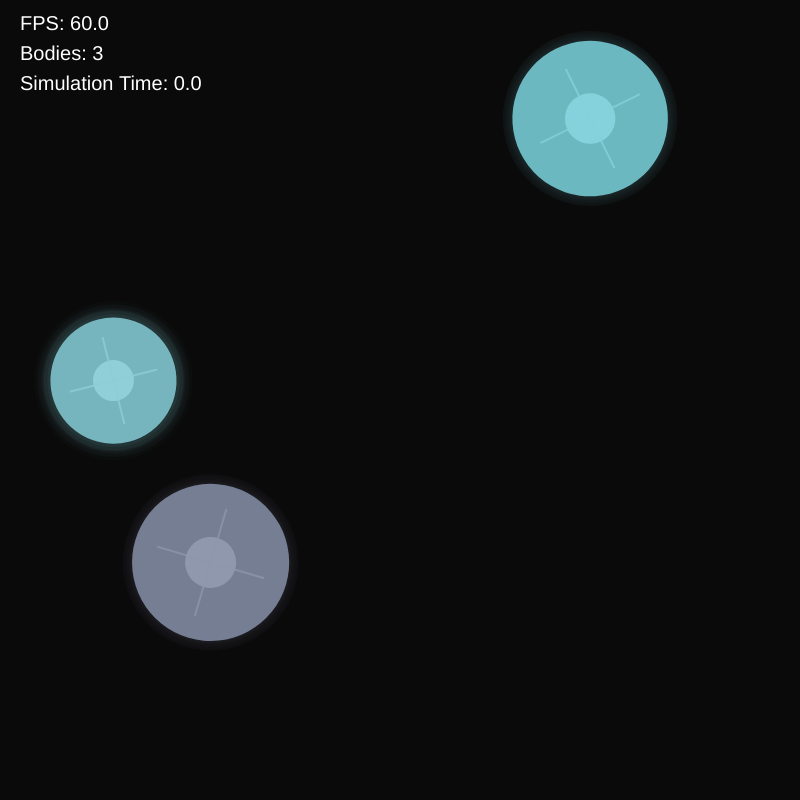
Frame 1 (no input)
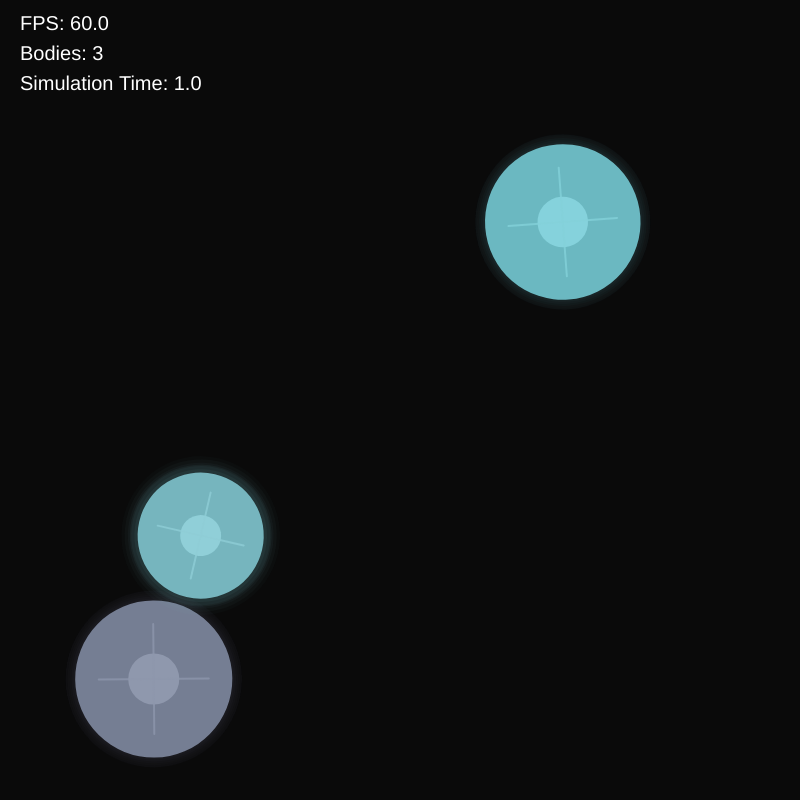
Frame 60 (no input)
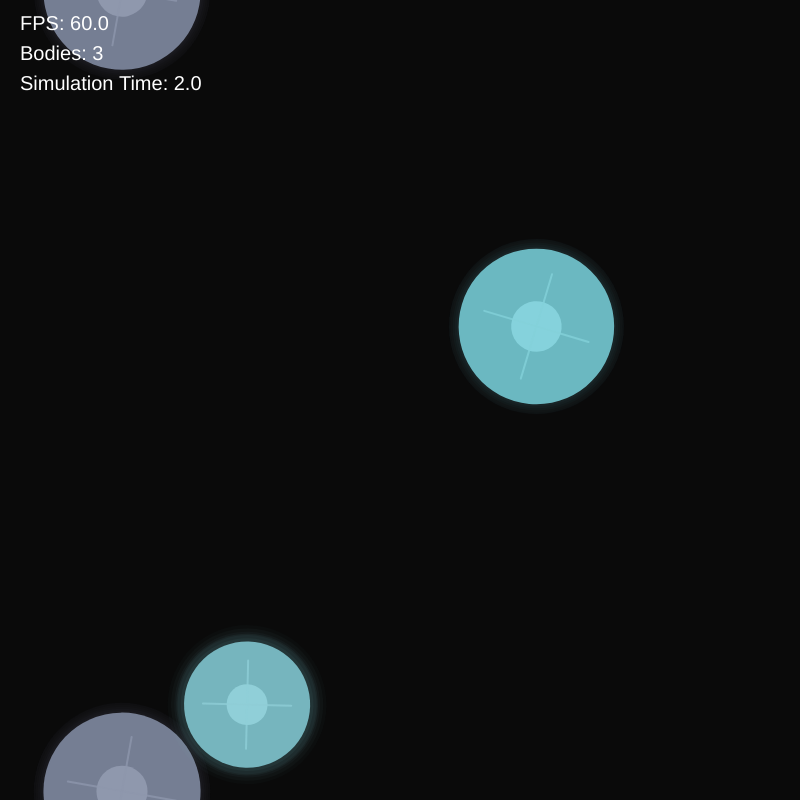
Frame 120 (the mouse pressed at the canvas centre since frame 60)

The p5.js sketch that drew these frames (run headless with seeded random() and noise() and a simulated clock; from frame 60 on, the mouse is pressed at the canvas centre):

// p5.js sketch
// ── sketch.js
const CANVAS_WIDTH = 800;
const CANVAS_HEIGHT = 800;

const WRAP_BUFFER = 5;

const NUM_BODIES = 3;

const MIN_RADIUS = 50;
const MAX_RADIUS = 90;

const MAX_BODIES = 360;
const MAX_COLLISION_CHECKS_PER_FRAME = 18000;
const MAX_FRACTURES_PER_FRAME = 2;

let checkedCollisionPairs = new Set();

const SPATIAL_CELL_SIZE = MAX_RADIUS * 2.5;

let spatialGrid = new Map();
let collisionChecksThisFrame = 0;
let fracturesThisFrame = 0;

const MIN_VELOCITY = -200;
const MAX_VELOCITY = 200;

const GRAVITY_STRENGTH = 300;
const SOFTENING = 20;

const USE_BARNES_HUT_GRAVITY = true;

// Lower = more accurate, slower.
// Higher = faster, more approximate.
const BARNES_HUT_THETA = 0.45;

const BARNES_HUT_MAX_DEPTH = 12;
const BARNES_HUT_MIN_NODE_SIZE = 2;

let gravityTree = null;

const ELASTICITY = 0.55;
const FRICTION = 0.95;
const ANGULAR_DAMPING = 0.999;

const COLLISION_ITERATIONS = 4;

// Fracture settings
// Material binding settings
// Higher = bodies are harder to fracture.
// Lower = bodies fracture more easily.
const MATERIAL_BINDING_STRENGTH = 2000;
const FRACTURE_FRAGMENT_EFFICIENCY = 0.5;
const MAX_FRACTURE_SEARCH_COUNT = 20;
const FRAGMENT_PLACEMENT_ATTEMPTS_PER_FRAGMENT = 45;
const FRACTURE_SIZE_FALLOFF = 1.0;
const MIN_FRAGMENT_SIZE_WEIGHT = 0.25;
const MAX_FRAGMENT_SIZE_WEIGHT = 2;

const LOCAL_FRACTURE_CURVE_RESOLUTION = 32;
const LOCAL_FRACTURE_MAX_NORMALIZED_IMPACT = 2.0;

let localFractureDamageSamples = [];

const VARIABLE_FRAGMENT_LAYOUT_ATTEMPTS = 5;

const NEAR_FRAGMENT_ANGLE_SPREAD = Math.PI * 0.15;
const FAR_FRAGMENT_ANGLE_SPREAD = Math.PI * 0.85;

// Converts lost/untracked fracture mass into stored heat.
// Higher = hotter fractures / stronger bloom response.
const LOST_MASS_TO_HEAT = 200;

// How fracture heat is distributed.
const FRACTURE_HEAT_TO_FRAGMENTS = 0.85;
const FRACTURE_HEAT_TO_ORIGINAL = 0.15;

// Heat visual contribution.
const HEAT_VISUAL_WEIGHT = 1.0;

// Keeps this percent of heat per second.
// Lower = heat fades faster.
const HEAT_DECAY_PER_SECOND = 0.7;

const MIN_FRAGMENTS = 1;
const MAX_FRAGMENTS = 18;

const MIN_FRAGMENT_RADIUS = 1;

// Local fracture model.
// Higher = smaller impacts can break off more material.
const LOCAL_FRACTURE_FALLOFF = 2.0;

// Minimum local damage needed before a visible chip can happen.
const MIN_LOCAL_DAMAGE_TO_FRACTURE = 0.001;

// Only this percent of the local impact energy transfers into fragment velocity.
// The rest is treated as dissipated heat/deformation/cracking.
const FRACTURE_ENERGY_TRANSFER_PERCENT = 0.01;

// Prevent the original body from being reduced to nothing.
const MIN_REMAINING_BODY_RADIUS = MIN_FRAGMENT_RADIUS * 2;

const MIN_MASS_LOSS_PERCENT = 0.1;
const MAX_MASS_LOSS_PERCENT = 0.9;

const MAX_FRACTURE_SEVERITY = 6;

// Visual energy / bloom settings
const VISUAL_ENERGY_SCALE = 12000000;
const LOG_VISUAL_ENERGY_SCALE = Math.log(1 + VISUAL_ENERGY_SCALE);

// Weight order:
// 1. linear velocity = strongest
// 2. angular velocity = strong
// 3. nearby gravity bodies = weak
const LINEAR_VISUAL_WEIGHT = 1.0;
const ANGULAR_VISUAL_WEIGHT = 0.85;
const GRAVITY_NEIGHBOR_VISUAL_WEIGHT = 0.5;

// How close another body must be to contribute noticeably to glow
const GRAVITY_NEIGHBOR_VISUAL_RANGE = MAX_RADIUS * 2.1;

// Bloom rendering
const BLOOM_LAYERS = 5;
const MIN_BLOOM_ALPHA = 0;
const MAX_BLOOM_ALPHA = 25;

const MIN_BLOOM_EXTRA_RADIUS = 2;
const MAX_BLOOM_EXTRA_RADIUS = 20;

// Smaller bodies with equal energy glow more intensely and farther
const SMALL_BODY_BLOOM_INTENSITY_BOOST = 1.05;
const SMALL_BODY_BLOOM_RADIUS_BOOST = 1.1;

// Large bodies still glow, but more subtly
const LARGE_BODY_BLOOM_INTENSITY_MULT = 0.15;
const LARGE_BODY_BLOOM_RADIUS_MULT = 0.25;

let bodies = [];
let pendingFragments = [];

const MAX_SIMULATION_TIME = 30; // seconds
let simulatedTime = 0;

function setup() {
  pixelDensity(1);
  createCanvas(CANVAS_WIDTH, CANVAS_HEIGHT);

  buildLocalFractureCurveSamples();

  for (let i = 0; i < NUM_BODIES; i++) {
    bodies.push(new GravityBody());
  }
}

function resetSimulation() {
  simulatedTime = 0;
  bodies = [];
  pendingFragments = [];

  for (let i = 0; i < NUM_BODIES; i++) {
    bodies.push(new GravityBody());
  }
}

function draw() {
  background(10);

  let t = Math.min(deltaTime / 1000, 0.033);
  simulatedTime += t;
  if (simulatedTime > MAX_SIMULATION_TIME) resetSimulation();
  pendingFragments = [];

  for (let i = 0; i < bodies.length; i++) {
    bodies[i].resetAcceleration();
  }

  if (USE_BARNES_HUT_GRAVITY) {
    buildGravityTree();

    for (let i = 0; i < bodies.length; i++) {
      applyBarnesHutGravity(bodies[i], gravityTree);
    }
  } else {
    for (let i = 0; i < bodies.length; i++) {
      for (let j = i + 1; j < bodies.length; j++) {
        applyGravity(bodies[i], bodies[j]);
      }
    }
  }

  for (let i = 0; i < bodies.length; i++) {
    bodies[i].update(t);
  }

  collisionChecksThisFrame = 0;
  fracturesThisFrame = 0;

  buildSpatialGrid();

  for (let iter = 0; iter < COLLISION_ITERATIONS; iter++) {
    solveSpatialCollisions();
  }

  for (let i = 0; i < pendingFragments.length; i++) {
    bodies.push(pendingFragments[i]);
  }

  for (let i = 0; i < bodies.length; i++) {
    bodies[i].cacheBloomData();
    bodies[i].draw();
  }

  fill(255);
  noStroke();
  textSize(20);
  text("FPS: " + frameRate().toFixed(1), 20, 30);

  fill(255);
  noStroke();
  textSize(20);
  text("Bodies: " + bodies.length, 20, 60);

  fill(255);
  noStroke();
  textSize(20);
  text("Simulation Time: " + simulatedTime.toFixed(1), 20, 90);
}

function buildLocalFractureCurveSamples() {
  localFractureDamageSamples = [];

  for (let i = 0; i < LOCAL_FRACTURE_CURVE_RESOLUTION; i++) {
    let percent = i / (LOCAL_FRACTURE_CURVE_RESOLUTION - 1);

    let normalizedImpact = percent * LOCAL_FRACTURE_MAX_NORMALIZED_IMPACT;

    let localDamage = 1 - Math.exp(-LOCAL_FRACTURE_FALLOFF * normalizedImpact);

    localDamage = constrain(localDamage, 0, 1);

    localFractureDamageSamples.push(localDamage);
  }
}

function sampleLocalFractureDamage(normalizedImpact) {
  if (normalizedImpact <= 0) {
    return 0;
  }

  normalizedImpact = constrain(
    normalizedImpact,
    0,
    LOCAL_FRACTURE_MAX_NORMALIZED_IMPACT,
  );

  let percent = normalizedImpact / LOCAL_FRACTURE_MAX_NORMALIZED_IMPACT;

  let index = round(percent * (LOCAL_FRACTURE_CURVE_RESOLUTION - 1));

  return localFractureDamageSamples[index];
}

function getSampledNormalizedImpactForDamage(requiredDamage) {
  requiredDamage = constrain(requiredDamage, 0, 1);

  for (let i = 0; i < localFractureDamageSamples.length; i++) {
    if (localFractureDamageSamples[i] >= requiredDamage) {
      let percent = i / (LOCAL_FRACTURE_CURVE_RESOLUTION - 1);
      return percent * LOCAL_FRACTURE_MAX_NORMALIZED_IMPACT;
    }
  }

  return Infinity;
}

function buildSpatialGrid() {
  spatialGrid.clear();

  for (let i = 0; i < bodies.length; i++) {
    let body = bodies[i];

    let cellX = floor(wrapX(body.x) / SPATIAL_CELL_SIZE);
    let cellY = floor(wrapY(body.y) / SPATIAL_CELL_SIZE);

    cellX = constrain(cellX, 0, GRID_COLS - 1);
    cellY = constrain(cellY, 0, GRID_ROWS - 1);

    let key = getCellKey(cellX, cellY);

    if (!spatialGrid.has(key)) {
      spatialGrid.set(key, []);
    }

    spatialGrid.get(key).push(i);
  }
}

function solveSpatialCollisions() {
  checkedCollisionPairs.clear();

  for (let i = 0; i < bodies.length; i++) {
    let a = bodies[i];

    let cellX = floor(wrapX(a.x) / SPATIAL_CELL_SIZE);
    let cellY = floor(wrapY(a.y) / SPATIAL_CELL_SIZE);

    cellX = constrain(cellX, 0, GRID_COLS - 1);
    cellY = constrain(cellY, 0, GRID_ROWS - 1);

    for (let ox = -1; ox <= 1; ox++) {
      for (let oy = -1; oy <= 1; oy++) {
        let neighborX = wrapCell(cellX + ox, GRID_COLS);
        let neighborY = wrapCell(cellY + oy, GRID_ROWS);

        let key = getCellKey(neighborX, neighborY);
        let cellBodies = spatialGrid.get(key);

        if (!cellBodies) {
          continue;
        }

        for (let c = 0; c < cellBodies.length; c++) {
          let j = cellBodies[c];

          if (j <= i) {
            continue;
          }

          let pairKey = i * MAX_BODIES + j;

          if (checkedCollisionPairs.has(pairKey)) {
            continue;
          }

          checkedCollisionPairs.add(pairKey);

          collideBodies(bodies[i], bodies[j]);

          collisionChecksThisFrame++;

          if (collisionChecksThisFrame >= MAX_COLLISION_CHECKS_PER_FRAME) {
            return;
          }
        }
      }
    }
  }
}

function applyGravity(a, b) {
  let dx = shortestDeltaAxis(a.x, b.x, CANVAS_WIDTH);
  let dy = shortestDeltaAxis(a.y, b.y, CANVAS_HEIGHT);

  let distanceSq = dx * dx + dy * dy + SOFTENING;
  let distance = sqrt(distanceSq);

  let dirX = dx / distance;
  let dirY = dy / distance;

  let accelA = (GRAVITY_STRENGTH * b.mass) / distanceSq;
  let accelB = (GRAVITY_STRENGTH * a.mass) / distanceSq;

  a.xAccel += dirX * accelA;
  a.yAccel += dirY * accelA;

  b.xAccel -= dirX * accelB;
  b.yAccel -= dirY * accelB;

  accumulateVisualGravityInfluence(a, b, distanceSq);
}

function accumulateVisualGravityInfluence(a, b, distanceSq) {
  let rangeSq = GRAVITY_NEIGHBOR_VISUAL_RANGE * GRAVITY_NEIGHBOR_VISUAL_RANGE;

  if (distanceSq > rangeSq) {
    return;
  }

  let closeness = 1 - distanceSq / rangeSq;
  closeness = constrain(closeness, 0, 1);

  // Count nearby bodies lightly, but weight closer/more massive bodies slightly more.
  a.nearbyGravityInfluence += closeness * b.mass;
  b.nearbyGravityInfluence += closeness * a.mass;
}

function collideBodies(a, b) {
  let dx = shortestDeltaAxis(a.x, b.x, CANVAS_WIDTH);
  let dy = shortestDeltaAxis(a.y, b.y, CANVAS_HEIGHT);

  let minDistance = a.radius + b.radius;
  let minDistanceSq = minDistance * minDistance;

  let distanceSq = dx * dx + dy * dy;

  if (distanceSq >= minDistanceSq) {
    return;
  }

  let distance = sqrt(distanceSq);

  if (distance === 0) {
    distance = 0.01;
    dx = 0.01;
    dy = 0;
  }

  let nx = dx / distance;
  let ny = dy / distance;

  // B's nearest connected copy relative to A.
  let bLocalX = a.x + dx;
  let bLocalY = a.y + dy;

  let contactAX = a.x + nx * a.radius;
  let contactAY = a.y + ny * a.radius;

  let contactBX = bLocalX - nx * b.radius;
  let contactBY = bLocalY - ny * b.radius;

  let contactX = (contactAX + contactBX) * 0.5;
  let contactY = (contactAY + contactBY) * 0.5;

  let overlap = minDistance - distance;
  let totalMass = a.mass + b.mass;

  a.x -= nx * overlap * (b.mass / totalMass);
  a.y -= ny * overlap * (b.mass / totalMass);

  b.x += nx * overlap * (a.mass / totalMass);
  b.y += ny * overlap * (a.mass / totalMass);

  let raX = contactX - a.x;
  let raY = contactY - a.y;

  let rbX = contactX - b.x;
  let rbY = contactY - b.y;

  let va = a.getVelocityAtPoint(contactX, contactY);
  let vb = b.getVelocityAtPoint(contactX, contactY);

  let rvx = vb.x - va.x;
  let rvy = vb.y - va.y;

  let velocityAlongNormal = rvx * nx + rvy * ny;
  let impactSpeed = max(0, -velocityAlongNormal);

  let reducedMass = (a.mass * b.mass) / (a.mass + b.mass);
  let impactEnergy = 0.5 * reducedMass * impactSpeed * impactSpeed;

  if (impactEnergy >= a.minFractureImpactEnergy) {
    tryFracture(a, impactEnergy, contactX, contactY, -nx, -ny);
  }

  if (impactEnergy >= b.minFractureImpactEnergy) {
    tryFracture(b, impactEnergy, contactX, contactY, nx, ny);
  }

  if (velocityAlongNormal > 0) {
    return;
  }

  let raCrossN = cross2D(raX, raY, nx, ny);
  let rbCrossN = cross2D(rbX, rbY, nx, ny);

  let invMassSum =
    a.invMass +
    b.invMass +
    raCrossN * raCrossN * a.invInertia +
    rbCrossN * rbCrossN * b.invInertia;

  let normalImpulseMag = (-(1 + ELASTICITY) * velocityAlongNormal) / invMassSum;

  let impulseX = normalImpulseMag * nx;
  let impulseY = normalImpulseMag * ny;

  a.applyImpulse(-impulseX, -impulseY, contactX, contactY);
  b.applyImpulse(impulseX, impulseY, contactX, contactY);

  va = a.getVelocityAtPoint(contactX, contactY);
  vb = b.getVelocityAtPoint(contactX, contactY);

  rvx = vb.x - va.x;
  rvy = vb.y - va.y;

  let tangentX = rvx - (rvx * nx + rvy * ny) * nx;
  let tangentY = rvy - (rvx * nx + rvy * ny) * ny;

  let tangentLength = sqrt(tangentX * tangentX + tangentY * tangentY);

  if (tangentLength > 0.0001) {
    tangentX /= tangentLength;
    tangentY /= tangentLength;

    let raCrossT = cross2D(raX, raY, tangentX, tangentY);
    let rbCrossT = cross2D(rbX, rbY, tangentX, tangentY);

    let tangentInvMassSum =
      a.invMass +
      b.invMass +
      raCrossT * raCrossT * a.invInertia +
      rbCrossT * rbCrossT * b.invInertia;

    let tangentVelocity = rvx * tangentX + rvy * tangentY;

    let tangentImpulseMag = -tangentVelocity / tangentInvMassSum;

    let maxFrictionImpulse = normalImpulseMag * FRICTION;

    tangentImpulseMag = constrain(
      tangentImpulseMag,
      -maxFrictionImpulse,
      maxFrictionImpulse,
    );

    let frictionImpulseX = tangentImpulseMag * tangentX;
    let frictionImpulseY = tangentImpulseMag * tangentY;

    a.applyImpulse(-frictionImpulseX, -frictionImpulseY, contactX, contactY);
    b.applyImpulse(frictionImpulseX, frictionImpulseY, contactX, contactY);
  }
}

function tryFracture(body, impactEnergy, contactX, contactY, normalX, normalY) {
  if (impactEnergy < body.minFractureImpactEnergy) {
    return;
  }
  if (body.fractureCooldown > 0) {
    return;
  }

  if (body.radius <= MIN_REMAINING_BODY_RADIUS) {
    return;
  }

  if (fracturesThisFrame >= MAX_FRACTURES_PER_FRAME) {
    return;
  }

  if (bodies.length + pendingFragments.length >= MAX_BODIES) {
    return;
  }

  let localFracture = getLocalFractureFromImpact(body, impactEnergy);

  if (localFracture === null) {
    return;
  }

  let originalX = body.x;
  let originalY = body.y;
  let originalRadius = body.radius;
  let originalMass = body.mass;

  let removedMass = localFracture.removedMass;
  let desiredVisibleFragmentMass = localFracture.visibleFragmentMass;

  let remainingMass = originalMass - removedMass;
  let remainingRadius = massToRadius(remainingMass);

  let hitDx = shortestDeltaAxis(originalX, contactX, CANVAS_WIDTH);
  let hitDy = shortestDeltaAxis(originalY, contactY, CANVAS_HEIGHT);
  let hitAngle = atan2(hitDy, hitDx);

  let centerShift = originalRadius - remainingRadius;
  let newBodyX = originalX - cos(hitAngle) * centerShift;
  let newBodyY = originalY - sin(hitAngle) * centerShift;

  let padding = 1;

  let baseFractureCount = getFractureCountFromRadius(originalRadius);

  // Low-energy chips should usually start with fewer fragments.
  // High-energy impacts can start with more.
  let energyFragmentBoost = floor(
    lerp(0, MAX_FRAGMENTS, localFracture.localDamage),
  );

  baseFractureCount = constrain(
    baseFractureCount + energyFragmentBoost,
    MIN_FRAGMENTS,
    MAX_FRAGMENTS,
  );

  let bestResult = null;

  for (
    let count = baseFractureCount;
    count <= MAX_FRACTURE_SEARCH_COUNT;
    count++
  ) {
    let layout = buildVariableFragmentLayout(
      originalX,
      originalY,
      originalRadius,
      newBodyX,
      newBodyY,
      remainingRadius,
      desiredVisibleFragmentMass,
      count,
      hitAngle,
      contactX,
      contactY,
      padding,
    );

    if (layout !== null) {
      bestResult = layout;
      break;
    }
  }

  if (bestResult === null) {
    for (
      let count = baseFractureCount;
      count <= MAX_FRACTURE_SEARCH_COUNT;
      count++
    ) {
      for (let scale = 0.95; scale >= 0.1; scale -= 0.05) {
        let testVisibleMass = desiredVisibleFragmentMass * scale;

        let layout = buildVariableFragmentLayout(
          originalX,
          originalY,
          originalRadius,
          newBodyX,
          newBodyY,
          remainingRadius,
          testVisibleMass,
          count,
          hitAngle,
          contactX,
          contactY,
          padding,
        );

        if (layout !== null) {
          bestResult = layout;
          break;
        }
      }

      if (bestResult !== null) {
        break;
      }
    }
  }

  if (bestResult === null) {
    return;
  }

  let createdFragments = [];
  let placedFragmentMass = 0;

  for (let i = 0; i < bestResult.fragments.length; i++) {
    let data = bestResult.fragments[i];

    let angle = atan2(data.y - originalY, data.x - originalX);

    let tangentX = -sin(angle);
    let tangentY = cos(angle);

    let contactVelocity = body.getVelocityAtPoint(contactX, contactY);

    let baseBurstSpeed = random(20, 80);
    let baseTangentSpeed = random(-40, 40);

    let fragmentXVel =
      contactVelocity.x +
      cos(angle) * baseBurstSpeed +
      tangentX * baseTangentSpeed;

    let fragmentYVel =
      contactVelocity.y +
      sin(angle) * baseBurstSpeed +
      tangentY * baseTangentSpeed;

    let fragment = new GravityBody(
      data.x,
      data.y,
      data.radius,
      fragmentXVel,
      fragmentYVel,
    );

    fragment.r = body.r;
    fragment.g = body.g;
    fragment.b = body.b;

    fragment.angularVel = body.angularVel + random(-3, 3);
    fragment.fractureCooldown = 0.25;

    fragment.fractureDirX = cos(angle);
    fragment.fractureDirY = sin(angle);
    fragment.fractureTangentX = tangentX;
    fragment.fractureTangentY = tangentY;

    createdFragments.push(fragment);
    placedFragmentMass += data.mass;
  }

  if (placedFragmentMass <= 0 || createdFragments.length <= 0) {
    return;
  }

  // This is the removed mass that did not become visible fragments.
  let extraRemovedMass = max(0, removedMass - placedFragmentMass);

  // Lost mass becomes heat instead of extra velocity/spin.
  let fractureHeat = extraRemovedMass * LOST_MASS_TO_HEAT;

  let originalHeat = fractureHeat * FRACTURE_HEAT_TO_ORIGINAL;
  let fragmentHeat = fractureHeat * FRACTURE_HEAT_TO_FRAGMENTS;

  body.heatEnergy += originalHeat;

  let heatPerFragment = fragmentHeat / createdFragments.length;

  for (let i = 0; i < createdFragments.length; i++) {
    let fragment = createdFragments[i];

    fragment.heatEnergy += heatPerFragment;

    delete fragment.fractureDirX;
    delete fragment.fractureDirY;
    delete fragment.fractureTangentX;
    delete fragment.fractureTangentY;

    if (bodies.length + pendingFragments.length >= MAX_BODIES) {
      break;
    }

    pendingFragments.push(fragment);
  }

  fracturesThisFrame++;

  body.mass = remainingMass;
  body.radius = remainingRadius;

  body.x = newBodyX;
  body.y = newBodyY;

  body.refreshPhysicsValues();

  body.fractureCooldown = 0.15;

  // Recoil on original body.
  let recoilStrength = removedMass / body.mass;

  body.xVel -= normalX * recoilStrength * 20;
  body.yVel -= normalY * recoilStrength * 20;

  let rx = contactX - body.x;
  let ry = contactY - body.y;

  let recoilImpulseX = -normalX * removedMass * 0.02;
  let recoilImpulseY = -normalY * removedMass * 0.02;

  body.angularVel +=
    cross2D(rx, ry, recoilImpulseX, recoilImpulseY) * body.invInertia;
}

function buildVariableFragmentLayout(
  originalX,
  originalY,
  originalRadius,
  newBodyX,
  newBodyY,
  remainingRadius,
  visibleFragmentMass,
  fragmentCount,
  hitAngle,
  contactX,
  contactY,
  padding,
) {
  let fragmentSpecs = createExponentialFragmentSpecs(
    visibleFragmentMass,
    fragmentCount,
  );

  if (fragmentSpecs.length <= 0) {
    return null;
  }

  for (
    let layoutAttempt = 0;
    layoutAttempt < VARIABLE_FRAGMENT_LAYOUT_ATTEMPTS;
    layoutAttempt++
  ) {
    let fragments = [];
    let failed = false;

    for (let i = 0; i < fragmentSpecs.length; i++) {
      let spec = fragmentSpecs[i];

      let position = findPositionForVariableFragment(
        originalX,
        originalY,
        originalRadius,
        newBodyX,
        newBodyY,
        remainingRadius,
        spec.radius,
        i,
        fragmentSpecs.length,
        hitAngle,
        contactX,
        contactY,
        fragments,
        padding,
      );

      if (position === null) {
        failed = true;
        break;
      }

      fragments.push({
        x: position.x,
        y: position.y,
        mass: spec.mass,
        radius: spec.radius,
      });
    }

    if (!failed && fragments.length === fragmentSpecs.length) {
      return {
        fragments: fragments,
        visibleMass: visibleFragmentMass,
      };
    }
  }

  return null;
}

function createExponentialFragmentSpecs(totalVisibleMass, fragmentCount) {
  let specs = [];
  let weights = [];
  let totalWeight = 0;

  for (let i = 0; i < fragmentCount; i++) {
    let distancePercent = fragmentCount === 1 ? 0 : i / (fragmentCount - 1);

    // High near impact point, low farther away.
    let energyPercent = Math.exp(-FRACTURE_SIZE_FALLOFF * distancePercent);

    // High energy = smaller fragment.
    // Low energy = larger fragment.
    let sizeWeight = lerp(
      MIN_FRAGMENT_SIZE_WEIGHT,
      MAX_FRAGMENT_SIZE_WEIGHT,
      1 - energyPercent,
    );

    sizeWeight *= random(0.85, 1.15);

    weights.push(sizeWeight);
    totalWeight += sizeWeight;
  }

  for (let i = 0; i < fragmentCount; i++) {
    let mass = totalVisibleMass * (weights[i] / totalWeight);
    let radius = massToRadius(mass);

    if (radius < MIN_FRAGMENT_RADIUS) {
      return [];
    }

    specs.push({
      mass: mass,
      radius: radius,
    });
  }

  // Important:
  // First fragment is smallest and placed closest to impact.
  // Later fragments are larger and placed farther away.
  specs.sort((a, b) => a.radius - b.radius);

  return specs;
}

function findPositionForVariableFragment(
  originalX,
  originalY,
  originalRadius,
  newBodyX,
  newBodyY,
  remainingRadius,
  fragmentRadius,
  fragmentIndex,
  fragmentCount,
  hitAngle,
  contactX,
  contactY,
  existingFragments,
  padding,
) {
  let distancePercent =
    fragmentCount === 1 ? 0 : fragmentIndex / (fragmentCount - 1);

  let angleSpread = lerp(
    NEAR_FRAGMENT_ANGLE_SPREAD,
    FAR_FRAGMENT_ANGLE_SPREAD,
    distancePercent,
  );

  for (
    let attempt = 0;
    attempt < FRAGMENT_PLACEMENT_ATTEMPTS_PER_FRAGMENT;
    attempt++
  ) {
    let angle = hitAngle + random(-angleSpread, angleSpread);

    // Near-impact fragments stay close to the outer collision point.
    // Farther/larger fragments are allowed deeper and wider inside the chipped region.
    let maxDist = originalRadius - fragmentRadius - padding;

    let shellDepth = originalRadius * lerp(0.08, 0.45, distancePercent);

    let minDist = max(0, maxDist - shellDepth);

    let dist = random(minDist, maxDist);

    let x = originalX + cos(angle) * dist;
    let y = originalY + sin(angle) * dist;

    if (
      canPlaceVariableFragment(
        x,
        y,
        fragmentRadius,
        originalX,
        originalY,
        originalRadius,
        newBodyX,
        newBodyY,
        remainingRadius,
        existingFragments,
        padding,
      )
    ) {
      return { x: x, y: y };
    }
  }

  return null;
}

function canPlaceVariableFragment(
  x,
  y,
  fragmentRadius,
  originalX,
  originalY,
  originalRadius,
  newBodyX,
  newBodyY,
  remainingRadius,
  existingFragments,
  padding,
) {
  let dxOld = x - originalX;
  let dyOld = y - originalY;
  let distOld = sqrt(dxOld * dxOld + dyOld * dyOld);

  if (distOld + fragmentRadius + padding > originalRadius) {
    return false;
  }

  let dxNew = x - newBodyX;
  let dyNew = y - newBodyY;
  let distNew = sqrt(dxNew * dxNew + dyNew * dyNew);

  if (distNew < remainingRadius + fragmentRadius + padding) {
    return false;
  }

  for (let i = 0; i < existingFragments.length; i++) {
    let other = existingFragments[i];

    let dx = x - other.x;
    let dy = y - other.y;
    let dist = sqrt(dx * dx + dy * dy);

    if (dist < fragmentRadius + other.radius + padding) {
      return false;
    }
  }

  return true;
}
function getFractureCountFromRadius(radius) {
  let radiusPercent = (radius - MIN_RADIUS) / (MAX_RADIUS - MIN_RADIUS);
  radiusPercent = constrain(radiusPercent, 0, 1);

  // Larger radius = fewer fragments.
  return floor(lerp(MAX_FRAGMENTS, MIN_FRAGMENTS, radiusPercent));
}

function getBindingEnergy(radius, mass) {
  return MATERIAL_BINDING_STRENGTH * mass * radius;
}
function getLocalFractureFromImpact(body, impactEnergy) {
  if (impactEnergy < body.minFractureImpactEnergy) {
    return null;
  }

  let fullBindingEnergy = getBindingEnergy(body.radius, body.mass);

  if (fullBindingEnergy <= 0) {
    return null;
  }

  let normalizedImpact = impactEnergy / fullBindingEnergy;

  // Cached curve lookup instead of Math.exp per collision.
  let localDamage = sampleLocalFractureDamage(normalizedImpact);

  if (localDamage < MIN_LOCAL_DAMAGE_TO_FRACTURE) {
    return null;
  }

  let minRemainingMass = radiusToMass(MIN_REMAINING_BODY_RADIUS);
  let maxRemovableMass = body.mass - minRemainingMass;

  if (maxRemovableMass <= 0) {
    return null;
  }

  let removedMassPercent = MAX_MASS_LOSS_PERCENT * localDamage;

  let removedMass = body.mass * removedMassPercent;
  removedMass = min(removedMass, maxRemovableMass);

  let visibleFragmentMass = removedMass * FRACTURE_FRAGMENT_EFFICIENCY;

  if (visibleFragmentMass < radiusToMass(MIN_FRAGMENT_RADIUS)) {
    return null;
  }

  let transferredEnergy =
    impactEnergy * localDamage * FRACTURE_ENERGY_TRANSFER_PERCENT;

  return {
    localDamage: localDamage,
    removedMass: removedMass,
    visibleFragmentMass: visibleFragmentMass,
    transferredEnergy: transferredEnergy,
  };
}

function getMinimumFractureImpactEnergy(body) {
  let fullBindingEnergy = getBindingEnergy(body.radius, body.mass);

  if (fullBindingEnergy <= 0) {
    return Infinity;
  }

  let minVisibleFragmentMass = radiusToMass(MIN_FRAGMENT_RADIUS);

  let maxPossibleVisibleMass =
    body.mass * MAX_MASS_LOSS_PERCENT * FRACTURE_FRAGMENT_EFFICIENCY;

  if (maxPossibleVisibleMass <= 0) {
    return Infinity;
  }

  let damageFromLocalThreshold = MIN_LOCAL_DAMAGE_TO_FRACTURE;

  let damageFromVisibleFragment =
    minVisibleFragmentMass / maxPossibleVisibleMass;

  let requiredDamage = max(damageFromLocalThreshold, damageFromVisibleFragment);

  if (requiredDamage >= 1) {
    return Infinity;
  }

  let requiredNormalizedImpact =
    getSampledNormalizedImpactForDamage(requiredDamage);

  if (requiredNormalizedImpact === Infinity) {
    return Infinity;
  }

  return requiredNormalizedImpact * fullBindingEnergy;
}

const GRID_COLS = Math.ceil(CANVAS_WIDTH / SPATIAL_CELL_SIZE);
const GRID_ROWS = Math.ceil(CANVAS_HEIGHT / SPATIAL_CELL_SIZE);

function wrapCell(value, max) {
  return mod(value, max);
}

function getCellKey(cellX, cellY) {
  return cellY * GRID_COLS + cellX;
}

function radiusToMass(radius) {
  // 2D area-based mass.
  // PI is omitted because it cancels out when converting back.
  return radius * radius;
}

function massToRadius(mass) {
  return sqrt(max(0, mass));
}

function cross2D(ax, ay, bx, by) {
  return ax * by - ay * bx;
}
function mod(value, size) {
  return ((value % size) + size) % size;
}

function wrapX(x) {
  return mod(x, CANVAS_WIDTH);
}

function wrapY(y) {
  return mod(y, CANVAS_HEIGHT);
}

function shortestDeltaAxis(from, to, size) {
  return mod(to - from + size * 0.5, size) - size * 0.5;
}

function getToroidalDistanceSq(ax, ay, bx, by) {
  let dx = shortestDeltaAxis(ax, bx, CANVAS_WIDTH);
  let dy = shortestDeltaAxis(ay, by, CANVAS_HEIGHT);
  return dx * dx + dy * dy;
}

function getRadiusPercent(radius) {
  let percent = (radius - MIN_RADIUS) / (MAX_RADIUS - MIN_RADIUS);
  return constrain(percent, 0, 1);
}

function getSmallBodyBloomIntensityBoost(radius) {
  let smallness = 1 - getRadiusPercent(radius);
  return lerp(
    LARGE_BODY_BLOOM_INTENSITY_MULT,
    SMALL_BODY_BLOOM_INTENSITY_BOOST,
    smallness,
  );
}

function getSmallBodyBloomRadiusBoost(radius) {
  let smallness = 1 - getRadiusPercent(radius);
  return lerp(
    LARGE_BODY_BLOOM_RADIUS_MULT,
    SMALL_BODY_BLOOM_RADIUS_BOOST,
    smallness,
  );
}

function getBodyVisualEnergy01(body) {
  let speedSq = body.xVel * body.xVel + body.yVel * body.yVel;

  let linearEnergy = 0.5 * body.mass * speedSq;
  let angularEnergy = 0.5 * body.inertia * body.angularVel * body.angularVel;

  let gravityNeighborEnergy =
    body.nearbyGravityInfluence * GRAVITY_NEIGHBOR_VISUAL_WEIGHT;

  let heatEnergy = body.heatEnergy * HEAT_VISUAL_WEIGHT;

  let weightedEnergy =
    linearEnergy * LINEAR_VISUAL_WEIGHT +
    angularEnergy * ANGULAR_VISUAL_WEIGHT +
    gravityNeighborEnergy +
    heatEnergy;

  let energy01 = Math.log(1 + weightedEnergy) / LOG_VISUAL_ENERGY_SCALE;

  return constrain(energy01, 0, 1);
}

class BarnesHutNode {
  constructor(x, y, w, h, depth) {
    this.x = x;
    this.y = y;
    this.w = w;
    this.h = h;
    this.depth = depth;

    this.mass = 0;
    this.comX = 0;
    this.comY = 0;

    this.bodies = [];
    this.children = null;
  }

  insert(body) {
    this.addMass(body);

    if (this.children !== null) {
      this.getChildForBody(body).insert(body);
      return;
    }

    if (this.bodies.length === 0) {
      this.bodies.push(body);
      return;
    }

    if (
      this.depth >= BARNES_HUT_MAX_DEPTH ||
      this.w <= BARNES_HUT_MIN_NODE_SIZE ||
      this.h <= BARNES_HUT_MIN_NODE_SIZE
    ) {
      this.bodies.push(body);
      return;
    }

    let oldBodies = this.bodies;
    this.bodies = [];

    this.subdivide();

    for (let i = 0; i < oldBodies.length; i++) {
      this.getChildForBody(oldBodies[i]).insert(oldBodies[i]);
    }

    this.getChildForBody(body).insert(body);
  }

  addMass(body) {
    let px = wrapX(body.x);
    let py = wrapY(body.y);

    let newMass = this.mass + body.mass;

    if (newMass <= 0) {
      return;
    }

    this.comX = (this.comX * this.mass + px * body.mass) / newMass;
    this.comY = (this.comY * this.mass + py * body.mass) / newMass;

    this.mass = newMass;
  }

  subdivide() {
    let halfW = this.w * 0.5;
    let halfH = this.h * 0.5;

    let d = this.depth + 1;

    this.children = [
      new BarnesHutNode(this.x, this.y, halfW, halfH, d),
      new BarnesHutNode(this.x + halfW, this.y, halfW, halfH, d),
      new BarnesHutNode(this.x, this.y + halfH, halfW, halfH, d),
      new BarnesHutNode(this.x + halfW, this.y + halfH, halfW, halfH, d),
    ];
  }

  getChildForBody(body) {
    let px = wrapX(body.x);
    let py = wrapY(body.y);

    let midX = this.x + this.w * 0.5;
    let midY = this.y + this.h * 0.5;

    let right = px >= midX;
    let bottom = py >= midY;

    if (!right && !bottom) return this.children[0];
    if (right && !bottom) return this.children[1];
    if (!right && bottom) return this.children[2];

    return this.children[3];
  }

  containsPoint(px, py) {
    return (
      px >= this.x &&
      px < this.x + this.w &&
      py >= this.y &&
      py < this.y + this.h
    );
  }

  getSize() {
    return max(this.w, this.h);
  }
}

function buildGravityTree() {
  gravityTree = new BarnesHutNode(0, 0, CANVAS_WIDTH, CANVAS_HEIGHT, 0);

  for (let i = 0; i < bodies.length; i++) {
    gravityTree.insert(bodies[i]);
  }
}

function applyBarnesHutGravity(body, node) {
  if (node === null || node.mass <= 0) {
    return;
  }

  let px = wrapX(body.x);
  let py = wrapY(body.y);

  // If this is a terminal node, apply exact body-to-body gravity.
  if (node.children === null) {
    for (let i = 0; i < node.bodies.length; i++) {
      let other = node.bodies[i];

      if (other === body) {
        continue;
      }

      applyGravityFromMass(body, other.mass, other.x, other.y);
    }

    return;
  }

  let dx = shortestDeltaAxis(body.x, node.comX, CANVAS_WIDTH);
  let dy = shortestDeltaAxis(body.y, node.comY, CANVAS_HEIGHT);

  let distanceSq = dx * dx + dy * dy + SOFTENING;
  let distance = sqrt(distanceSq);

  let nodeSize = node.getSize();

  let nodeContainsBody = node.containsPoint(px, py);

  let canApproximate =
    !nodeContainsBody && nodeSize / distance < BARNES_HUT_THETA;

  if (canApproximate) {
    applyGravityFromMass(body, node.mass, node.comX, node.comY);

    return;
  }

  for (let i = 0; i < node.children.length; i++) {
    applyBarnesHutGravity(body, node.children[i]);
  }
}

function applyGravityFromMass(target, sourceMass, sourceX, sourceY) {
  let dx = shortestDeltaAxis(target.x, sourceX, CANVAS_WIDTH);
  let dy = shortestDeltaAxis(target.y, sourceY, CANVAS_HEIGHT);

  let rawDistanceSq = dx * dx + dy * dy;

  if (rawDistanceSq <= 0.0001) {
    return;
  }

  let distanceSq = rawDistanceSq + SOFTENING;
  let distance = sqrt(distanceSq);

  let dirX = dx / distance;
  let dirY = dy / distance;

  let accel = (GRAVITY_STRENGTH * sourceMass) / distanceSq;

  target.xAccel += dirX * accel;
  target.yAccel += dirY * accel;

  accumulateVisualGravityInfluenceFromMass(target, sourceMass, rawDistanceSq);
}

function accumulateVisualGravityInfluenceFromMass(
  target,
  sourceMass,
  rawDistanceSq,
) {
  let rangeSq = GRAVITY_NEIGHBOR_VISUAL_RANGE * GRAVITY_NEIGHBOR_VISUAL_RANGE;

  if (rawDistanceSq > rangeSq) {
    return;
  }

  let closeness = 1 - rawDistanceSq / rangeSq;
  closeness = constrain(closeness, 0, 1);

  target.nearbyGravityInfluence += closeness * sourceMass;
}

class GravityBody {
  constructor(x, y, radius, xVel, yVel) {
    if (x === undefined) {
      this.radius = random(MIN_RADIUS, MAX_RADIUS);

      this.x = random(this.radius, width - this.radius);
      this.y = random(this.radius, height - this.radius);

      this.xVel = random(MIN_VELOCITY, MAX_VELOCITY);
      this.yVel = random(MIN_VELOCITY, MAX_VELOCITY);
    } else {
      this.x = x;
      this.y = y;
      this.radius = radius;
      this.xVel = xVel;
      this.yVel = yVel;
    }

    this.angle = random(TWO_PI);
    this.angularVel = random(-1, 1);

    this.xAccel = 0;
    this.yAccel = 0;

    this.heatEnergy = 0;

    this.fractureCooldown = 0;

    this.r = random(100, 200);
    this.g = random(100, 200);
    this.b = random(100, 200);

    this.mass = radiusToMass(this.radius);

    this.refreshPhysicsValues();
    this.frozen = false;
  }

  refreshPhysicsValues() {
    this.invMass = 1 / this.mass;

    this.inertia = 0.5 * this.mass * this.radius * this.radius;
    this.invInertia = 1 / this.inertia;

    this.fractureEnergy = getBindingEnergy(this.radius, this.mass);

    this.minFractureImpactEnergy = getMinimumFractureImpactEnergy(this);

    this.bloomIntensityBoost = getSmallBodyBloomIntensityBoost(this.radius);
    this.bloomRadiusBoost = getSmallBodyBloomRadiusBoost(this.radius);
  }

  resetAcceleration() {
    this.xAccel = 0;
    this.yAccel = 0;

    // Visual-only. Reset every frame.
    this.nearbyGravityInfluence = 0;
  }

  getVelocityAtPoint(px, py) {
    let rx = shortestDeltaAxis(this.x, px, CANVAS_WIDTH);
    let ry = shortestDeltaAxis(this.y, py, CANVAS_HEIGHT);

    return {
      x: this.xVel - this.angularVel * ry,
      y: this.yVel + this.angularVel * rx,
    };
  }

  applyImpulse(impulseX, impulseY, pointX, pointY) {
    this.xVel += impulseX * this.invMass;
    this.yVel += impulseY * this.invMass;

    let rx = shortestDeltaAxis(this.x, pointX, CANVAS_WIDTH);
    let ry = shortestDeltaAxis(this.y, pointY, CANVAS_HEIGHT);

    this.angularVel += cross2D(rx, ry, impulseX, impulseY) * this.invInertia;
  }

  cacheBloomData() {
    let energy01 = getBodyVisualEnergy01(this);

    let intensity = energy01 * this.bloomIntensityBoost;
    intensity = constrain(intensity, 0, 1);

    this.bloomEnergy01 = energy01;
    this.bloomExtraRadius =
      lerp(MIN_BLOOM_EXTRA_RADIUS, MAX_BLOOM_EXTRA_RADIUS, energy01) *
      this.bloomRadiusBoost;
    this.bloomAlpha = lerp(MIN_BLOOM_ALPHA, MAX_BLOOM_ALPHA, intensity);
  }

  update(t) {
    if (this.frozen) {
      this.angle += this.angularVel * t;
      return;
    }

    this.fractureCooldown -= t;

    this.xVel += this.xAccel * t;
    this.yVel += this.yAccel * t;

    this.x += this.xVel * t;
    this.y += this.yVel * t;

    this.angle += this.angularVel * t;
    this.angularVel *= ANGULAR_DAMPING;

    this.heatEnergy *= Math.pow(HEAT_DECAY_PER_SECOND, t);

    if (this.heatEnergy < 0.001) {
      this.heatEnergy = 0;
    }
  }

  draw() {
    let px = wrapX(this.x);
    let py = wrapY(this.y);

    this.drawAt(px, py);

    let drawLeft = px - this.radius < 0;
    let drawRight = px + this.radius > CANVAS_WIDTH;
    let drawTop = py - this.radius < 0;
    let drawBottom = py + this.radius > CANVAS_HEIGHT;

    let offsetX = 0;
    let offsetY = 0;

    if (drawLeft) {
      offsetX = CANVAS_WIDTH;
      this.drawAt(px + offsetX, py);
    } else if (drawRight) {
      offsetX = -CANVAS_WIDTH;
      this.drawAt(px + offsetX, py);
    }

    if (drawTop) {
      offsetY = CANVAS_HEIGHT;
      this.drawAt(px, py + offsetY);
    } else if (drawBottom) {
      offsetY = -CANVAS_HEIGHT;
      this.drawAt(px, py + offsetY);
    }

    // Corner duplicate only when crossing both axes.
    if (offsetX !== 0 && offsetY !== 0) {
      this.drawAt(px + offsetX, py + offsetY);
    }
  }

  drawAt(drawX, drawY) {
    let shouldDrawBloom = this.bloomAlpha > 5;

    push();

    translate(drawX, drawY);
    rotate(this.angle);

    noStroke();
    if (shouldDrawBloom) {
      // Bloom first, behind the body.
      // Uses layered translucent circles instead of a real post-process bloom.
      for (let i = BLOOM_LAYERS; i >= 1; i--) {
        let layerPercent = i / BLOOM_LAYERS;

        let glowRadius = this.radius + this.bloomExtraRadius * layerPercent;

        let alpha = this.bloomAlpha * (1 - layerPercent * 0.75);

        fill(this.r, this.g, this.b, alpha);
        circle(0, 0, glowRadius * 2);
      }

      // Bright inner aura
      let innerAlpha = this.bloomAlpha * 0.85;
      fill(this.r, this.g, this.b, innerAlpha);
      circle(0, 0, this.radius * 2.25);
    }
    // Main body
    fill(this.r, this.g, this.b);
    circle(0, 0, this.radius * 2);

    // Slight hot core for energetic bodies
    if (this.bloomEnergy01 > 0.35) {
      let coreAlpha = map(this.bloomEnergy01, 0.35, 1, 0, 120);
      coreAlpha = constrain(coreAlpha, 0, 120);

      fill(this.r + 55, this.g + 55, this.b + 55, coreAlpha);
      circle(0, 0, this.radius * 0.65);
    }

    // Rotation cross
    stroke(this.r + 25, this.g + 25, this.b + 25, 200);
    strokeWeight(2);

    let crossSize = this.radius * 0.7;

    line(-crossSize, 0, crossSize, 0);
    line(0, -crossSize, 0, crossSize);

    pop();
  }
}
